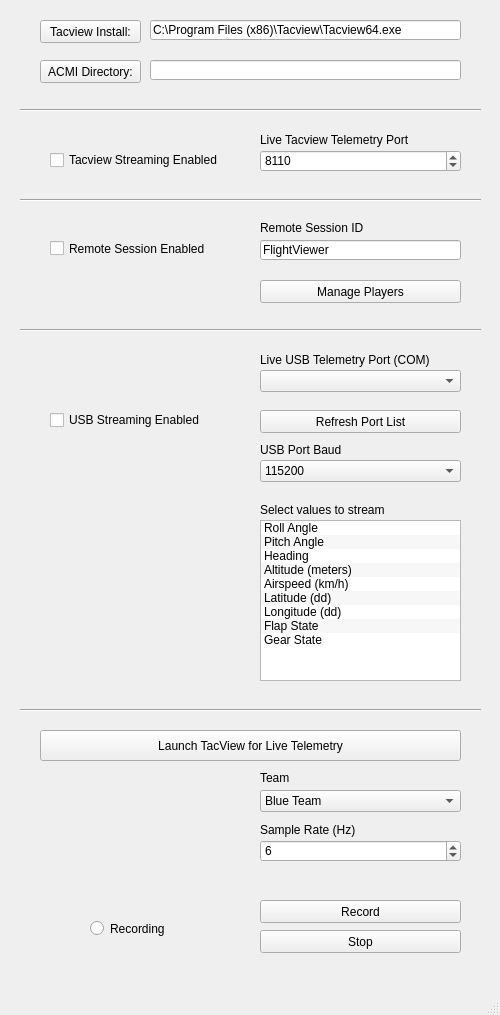
<?xml version="1.0" encoding="UTF-8"?>
<ui version="4.0">
 <class>ThunderViewer</class>
 <widget class="QMainWindow" name="ThunderViewer">
  <property name="geometry">
   <rect>
    <x>0</x>
    <y>0</y>
    <width>500</width>
    <height>1015</height>
   </rect>
  </property>
  <property name="minimumSize">
   <size>
    <width>500</width>
    <height>1015</height>
   </size>
  </property>
  <property name="maximumSize">
   <size>
    <width>500</width>
    <height>1015</height>
   </size>
  </property>
  <property name="windowTitle">
   <string>Thunder Viewer</string>
  </property>
  <property name="windowIcon">
   <iconset>
    <normaloff>logo.png</normaloff>logo.png</iconset>
  </property>
  <widget class="QWidget" name="centralwidget">
   <widget class="QLineEdit" name="mqtt_id">
    <property name="geometry">
     <rect>
      <x>260</x>
      <y>240</y>
      <width>201</width>
      <height>20</height>
     </rect>
    </property>
    <property name="text">
     <string>FlightViewer</string>
    </property>
   </widget>
   <widget class="QRadioButton" name="recording">
    <property name="geometry">
     <rect>
      <x>90</x>
      <y>920</y>
      <width>82</width>
      <height>17</height>
     </rect>
    </property>
    <property name="text">
     <string>Recording</string>
    </property>
   </widget>
   <widget class="QPushButton" name="record">
    <property name="geometry">
     <rect>
      <x>260</x>
      <y>900</y>
      <width>201</width>
      <height>23</height>
     </rect>
    </property>
    <property name="toolTip">
     <string>Begin recording and, if selected, streaming telemetry</string>
    </property>
    <property name="text">
     <string>Record</string>
    </property>
   </widget>
   <widget class="QPushButton" name="stop">
    <property name="geometry">
     <rect>
      <x>260</x>
      <y>930</y>
      <width>201</width>
      <height>23</height>
     </rect>
    </property>
    <property name="toolTip">
     <string>Stop recording and, if selected, streaming telemetry</string>
    </property>
    <property name="text">
     <string>Stop</string>
    </property>
   </widget>
   <widget class="QLabel" name="label_2">
    <property name="geometry">
     <rect>
      <x>260</x>
      <y>220</y>
      <width>201</width>
      <height>16</height>
     </rect>
    </property>
    <property name="text">
     <string>Remote Session ID</string>
    </property>
   </widget>
   <widget class="QCheckBox" name="mqtt">
    <property name="geometry">
     <rect>
      <x>50</x>
      <y>240</y>
      <width>191</width>
      <height>17</height>
     </rect>
    </property>
    <property name="toolTip">
     <string>Check box to exchange telemetry with remote players &quot;real-time&quot; (i.e. War Thunder Squadron mates)</string>
    </property>
    <property name="text">
     <string>Remote Session Enabled</string>
    </property>
   </widget>
   <widget class="QPushButton" name="acmi_select">
    <property name="geometry">
     <rect>
      <x>40</x>
      <y>60</y>
      <width>101</width>
      <height>23</height>
     </rect>
    </property>
    <property name="toolTip">
     <string>Specify the full path to the directory where all your personal ACMI files will be saved to</string>
    </property>
    <property name="text">
     <string>ACMI Directory:</string>
    </property>
   </widget>
   <widget class="QLabel" name="label_3">
    <property name="geometry">
     <rect>
      <x>260</x>
      <y>130</y>
      <width>201</width>
      <height>20</height>
     </rect>
    </property>
    <property name="text">
     <string>Live Tacview Telemetry Port</string>
    </property>
   </widget>
   <widget class="QCheckBox" name="live_telem">
    <property name="geometry">
     <rect>
      <x>50</x>
      <y>150</y>
      <width>191</width>
      <height>20</height>
     </rect>
    </property>
    <property name="toolTip">
     <string>Check box to stream live telemetry to Tacview</string>
    </property>
    <property name="text">
     <string>Tacview Streaming Enabled</string>
    </property>
   </widget>
   <widget class="QPushButton" name="launch_tacview_live">
    <property name="geometry">
     <rect>
      <x>40</x>
      <y>730</y>
      <width>421</width>
      <height>31</height>
     </rect>
    </property>
    <property name="toolTip">
     <string>Launches Tacview as specified in &quot;Tacview Install&quot; field at the top of the GUI</string>
    </property>
    <property name="text">
     <string>Launch TacView for Live Telemetry</string>
    </property>
   </widget>
   <widget class="QPushButton" name="tacview_select">
    <property name="geometry">
     <rect>
      <x>40</x>
      <y>20</y>
      <width>101</width>
      <height>23</height>
     </rect>
    </property>
    <property name="toolTip">
     <string>Specify the full path to Tacview.exe</string>
    </property>
    <property name="text">
     <string>Tacview Install:</string>
    </property>
   </widget>
   <widget class="QSpinBox" name="live_telem_port">
    <property name="geometry">
     <rect>
      <x>260</x>
      <y>150</y>
      <width>201</width>
      <height>22</height>
     </rect>
    </property>
    <property name="toolTip">
     <string>localhost port number to connect to Tacview live stream</string>
    </property>
    <property name="maximum">
     <number>9999</number>
    </property>
    <property name="value">
     <number>8110</number>
    </property>
   </widget>
   <widget class="QLineEdit" name="tacview_path">
    <property name="geometry">
     <rect>
      <x>150</x>
      <y>20</y>
      <width>311</width>
      <height>20</height>
     </rect>
    </property>
    <property name="text">
     <string>C:\Program Files (x86)\Tacview\Tacview64.exe</string>
    </property>
    <property name="readOnly">
     <bool>true</bool>
    </property>
   </widget>
   <widget class="QLineEdit" name="acmi_path">
    <property name="geometry">
     <rect>
      <x>150</x>
      <y>60</y>
      <width>311</width>
      <height>20</height>
     </rect>
    </property>
    <property name="readOnly">
     <bool>true</bool>
    </property>
   </widget>
   <widget class="QCheckBox" name="live_usb">
    <property name="geometry">
     <rect>
      <x>50</x>
      <y>410</y>
      <width>181</width>
      <height>20</height>
     </rect>
    </property>
    <property name="toolTip">
     <string>Check box to stream live telemetry data to a USB device (i.e. Arduino)</string>
    </property>
    <property name="text">
     <string>USB Streaming Enabled</string>
    </property>
   </widget>
   <widget class="QLabel" name="label_4">
    <property name="geometry">
     <rect>
      <x>260</x>
      <y>350</y>
      <width>201</width>
      <height>20</height>
     </rect>
    </property>
    <property name="text">
     <string>Live USB Telemetry Port (COM)</string>
    </property>
   </widget>
   <widget class="QComboBox" name="usb_ports">
    <property name="geometry">
     <rect>
      <x>260</x>
      <y>370</y>
      <width>201</width>
      <height>22</height>
     </rect>
    </property>
    <property name="toolTip">
     <string>Available USB device COM ports</string>
    </property>
   </widget>
   <widget class="QPushButton" name="port_refresh">
    <property name="geometry">
     <rect>
      <x>260</x>
      <y>410</y>
      <width>201</width>
      <height>23</height>
     </rect>
    </property>
    <property name="toolTip">
     <string>Refresh list of available USB device COM ports</string>
    </property>
    <property name="text">
     <string>Refresh Port List</string>
    </property>
   </widget>
   <widget class="QComboBox" name="usb_baud">
    <property name="geometry">
     <rect>
      <x>260</x>
      <y>460</y>
      <width>201</width>
      <height>22</height>
     </rect>
    </property>
    <property name="toolTip">
     <string>USB device baud rate (bps)</string>
    </property>
    <property name="currentText">
     <string>115200</string>
    </property>
    <property name="currentIndex">
     <number>8</number>
    </property>
    <item>
     <property name="text">
      <string>4608000</string>
     </property>
    </item>
    <item>
     <property name="text">
      <string>2000000</string>
     </property>
    </item>
    <item>
     <property name="text">
      <string>1000000</string>
     </property>
    </item>
    <item>
     <property name="text">
      <string>921600</string>
     </property>
    </item>
    <item>
     <property name="text">
      <string>500000</string>
     </property>
    </item>
    <item>
     <property name="text">
      <string>460800</string>
     </property>
    </item>
    <item>
     <property name="text">
      <string>250000</string>
     </property>
    </item>
    <item>
     <property name="text">
      <string>230400</string>
     </property>
    </item>
    <item>
     <property name="text">
      <string>115200</string>
     </property>
    </item>
    <item>
     <property name="text">
      <string>57600</string>
     </property>
    </item>
    <item>
     <property name="text">
      <string>38400</string>
     </property>
    </item>
    <item>
     <property name="text">
      <string>31250</string>
     </property>
    </item>
    <item>
     <property name="text">
      <string>19200</string>
     </property>
    </item>
    <item>
     <property name="text">
      <string>9600</string>
     </property>
    </item>
    <item>
     <property name="text">
      <string>4800</string>
     </property>
    </item>
    <item>
     <property name="text">
      <string>2400</string>
     </property>
    </item>
    <item>
     <property name="text">
      <string>1200</string>
     </property>
    </item>
    <item>
     <property name="text">
      <string>300</string>
     </property>
    </item>
   </widget>
   <widget class="QLabel" name="label_5">
    <property name="geometry">
     <rect>
      <x>260</x>
      <y>440</y>
      <width>201</width>
      <height>20</height>
     </rect>
    </property>
    <property name="text">
     <string>USB Port Baud</string>
    </property>
   </widget>
   <widget class="Line" name="line">
    <property name="geometry">
     <rect>
      <x>20</x>
      <y>320</y>
      <width>461</width>
      <height>20</height>
     </rect>
    </property>
    <property name="orientation">
     <enum>Qt::Horizontal</enum>
    </property>
   </widget>
   <widget class="Line" name="line_2">
    <property name="geometry">
     <rect>
      <x>20</x>
      <y>100</y>
      <width>461</width>
      <height>20</height>
     </rect>
    </property>
    <property name="orientation">
     <enum>Qt::Horizontal</enum>
    </property>
   </widget>
   <widget class="Line" name="line_3">
    <property name="geometry">
     <rect>
      <x>20</x>
      <y>700</y>
      <width>461</width>
      <height>20</height>
     </rect>
    </property>
    <property name="orientation">
     <enum>Qt::Horizontal</enum>
    </property>
   </widget>
   <widget class="Line" name="line_4">
    <property name="geometry">
     <rect>
      <x>20</x>
      <y>190</y>
      <width>461</width>
      <height>20</height>
     </rect>
    </property>
    <property name="orientation">
     <enum>Qt::Horizontal</enum>
    </property>
   </widget>
   <widget class="QComboBox" name="team">
    <property name="geometry">
     <rect>
      <x>260</x>
      <y>790</y>
      <width>201</width>
      <height>22</height>
     </rect>
    </property>
    <property name="toolTip">
     <string>Specify team name (sets the object color in Tacview)</string>
    </property>
    <item>
     <property name="text">
      <string>Blue Team</string>
     </property>
    </item>
    <item>
     <property name="text">
      <string>Red Team</string>
     </property>
    </item>
   </widget>
   <widget class="QLabel" name="label_6">
    <property name="geometry">
     <rect>
      <x>260</x>
      <y>770</y>
      <width>201</width>
      <height>16</height>
     </rect>
    </property>
    <property name="text">
     <string>Team</string>
    </property>
   </widget>
   <widget class="QListWidget" name="usb_fields">
    <property name="geometry">
     <rect>
      <x>260</x>
      <y>520</y>
      <width>201</width>
      <height>161</height>
     </rect>
    </property>
    <property name="alternatingRowColors">
     <bool>true</bool>
    </property>
    <property name="selectionMode">
     <enum>QAbstractItemView::MultiSelection</enum>
    </property>
    <property name="sortingEnabled">
     <bool>false</bool>
    </property>
    <item>
     <property name="text">
      <string>Roll Angle</string>
     </property>
    </item>
    <item>
     <property name="text">
      <string>Pitch Angle</string>
     </property>
    </item>
    <item>
     <property name="text">
      <string>Heading</string>
     </property>
    </item>
    <item>
     <property name="text">
      <string>Altitude (meters)</string>
     </property>
    </item>
    <item>
     <property name="text">
      <string>Airspeed (km/h)</string>
     </property>
    </item>
    <item>
     <property name="text">
      <string>Latitude (dd)</string>
     </property>
    </item>
    <item>
     <property name="text">
      <string>Longitude (dd)</string>
     </property>
    </item>
    <item>
     <property name="text">
      <string>Flap State</string>
     </property>
    </item>
    <item>
     <property name="text">
      <string>Gear State</string>
     </property>
    </item>
   </widget>
   <widget class="QLabel" name="label_7">
    <property name="geometry">
     <rect>
      <x>260</x>
      <y>500</y>
      <width>201</width>
      <height>20</height>
     </rect>
    </property>
    <property name="text">
     <string>Select values to stream</string>
    </property>
   </widget>
   <widget class="QSpinBox" name="sample_rate">
    <property name="geometry">
     <rect>
      <x>260</x>
      <y>840</y>
      <width>201</width>
      <height>22</height>
     </rect>
    </property>
    <property name="toolTip">
     <string>localhost port number to connect to Tacview live stream</string>
    </property>
    <property name="minimum">
     <number>2</number>
    </property>
    <property name="maximum">
     <number>10</number>
    </property>
    <property name="value">
     <number>6</number>
    </property>
   </widget>
   <widget class="QLabel" name="label_8">
    <property name="geometry">
     <rect>
      <x>260</x>
      <y>820</y>
      <width>201</width>
      <height>20</height>
     </rect>
    </property>
    <property name="text">
     <string>Sample Rate (Hz)</string>
    </property>
   </widget>
   <widget class="QPushButton" name="manage_players">
    <property name="geometry">
     <rect>
      <x>260</x>
      <y>280</y>
      <width>201</width>
      <height>23</height>
     </rect>
    </property>
    <property name="toolTip">
     <string>Enable or disable datalogging/datastreaming for individual players in remote session</string>
    </property>
    <property name="text">
     <string>Manage Players</string>
    </property>
   </widget>
  </widget>
  <widget class="QMenuBar" name="menubar">
   <property name="geometry">
    <rect>
     <x>0</x>
     <y>0</y>
     <width>500</width>
     <height>21</height>
    </rect>
   </property>
  </widget>
  <widget class="QStatusBar" name="statusbar"/>
 </widget>
 <resources/>
 <connections/>
</ui>
